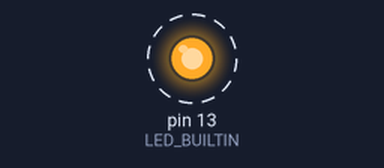
Bench run of a sketch on a simulated Arduino Uno, built with avr-gcc and run on an emulated ATmega328P. Parts: output pins drawn as LEDs (lit = HIGH). Dashed ring = blinking. What the sketch prints to the serial monitor is not drawn.

Above: at 0.2 s.
Timing chart, 0 to 3.0 s (numbered marks = the images above):
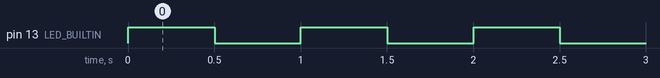

Measured:
- by itself, pin 13 (LED_BUILTIN): alternates HIGH for 0.50 s and LOW for 0.50 s

The sketch:

serialTermDemo_ino_modified.ino
```cpp
/*
  C-3: Serial Monitor Count in Lines of 20

  This program:
    - Blinks the Arduino Uno built-in LED every 500 ms.
    - Prints the count to the Serial Monitor.
    - Prints 20 numbers per line.
    - Places a dash between every number.

  Example output:
    0 - 1 - 2 - 3 - 4 - ... - 19
    20 - 21 - 22 - 23 - ... - 39
*/

const int numbersPerLine = 20;

int count = 0;
int ledState = LOW;


void setup() {
  // Begin communication with the Serial Monitor at 9600 baud.
  Serial.begin(9600);

  // Print a title once when the Arduino starts.
  Serial.println("-------------------");
  Serial.println("C-3 Serial Counter");
  Serial.println("-------------------");

  // Configure the Uno's built-in LED as an output.
  pinMode(LED_BUILTIN, OUTPUT);
}


void loop() {
  // Toggle the built-in LED state every time loop() runs.
  if (ledState == LOW) {
    ledState = HIGH;
  } else {
    ledState = LOW;
  }

  // Apply the new LED state.
  digitalWrite(LED_BUILTIN, ledState);

  // Print the current number without moving to the next line yet.
  Serial.print(count);

  // Increase the counter after printing it.
  count++;

  /*
    If 20 values have been printed, end the line.
    count % 20 means "the remainder after count is divided by 20."
    This condition is true after 20, 40, 60, etc. values.
  */
  if (count % numbersPerLine == 0) {
    Serial.println();
  } else {
    // Print the separator between values on the same line.
    Serial.print(" - ");
  }

  // Wait half a second before printing the next number.
  delay(500);
}
```
